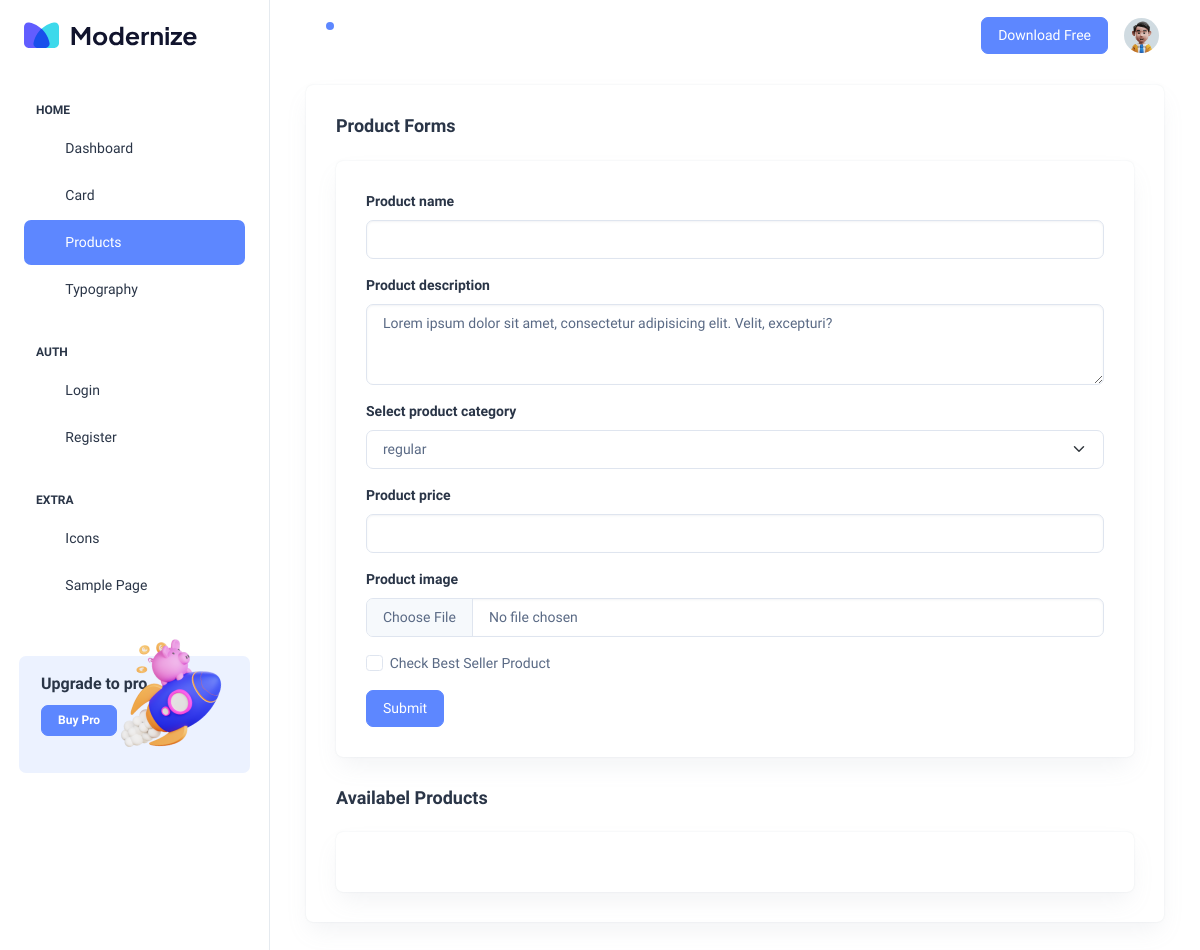
The page /dashboard/product/ on the database as committed earlier.
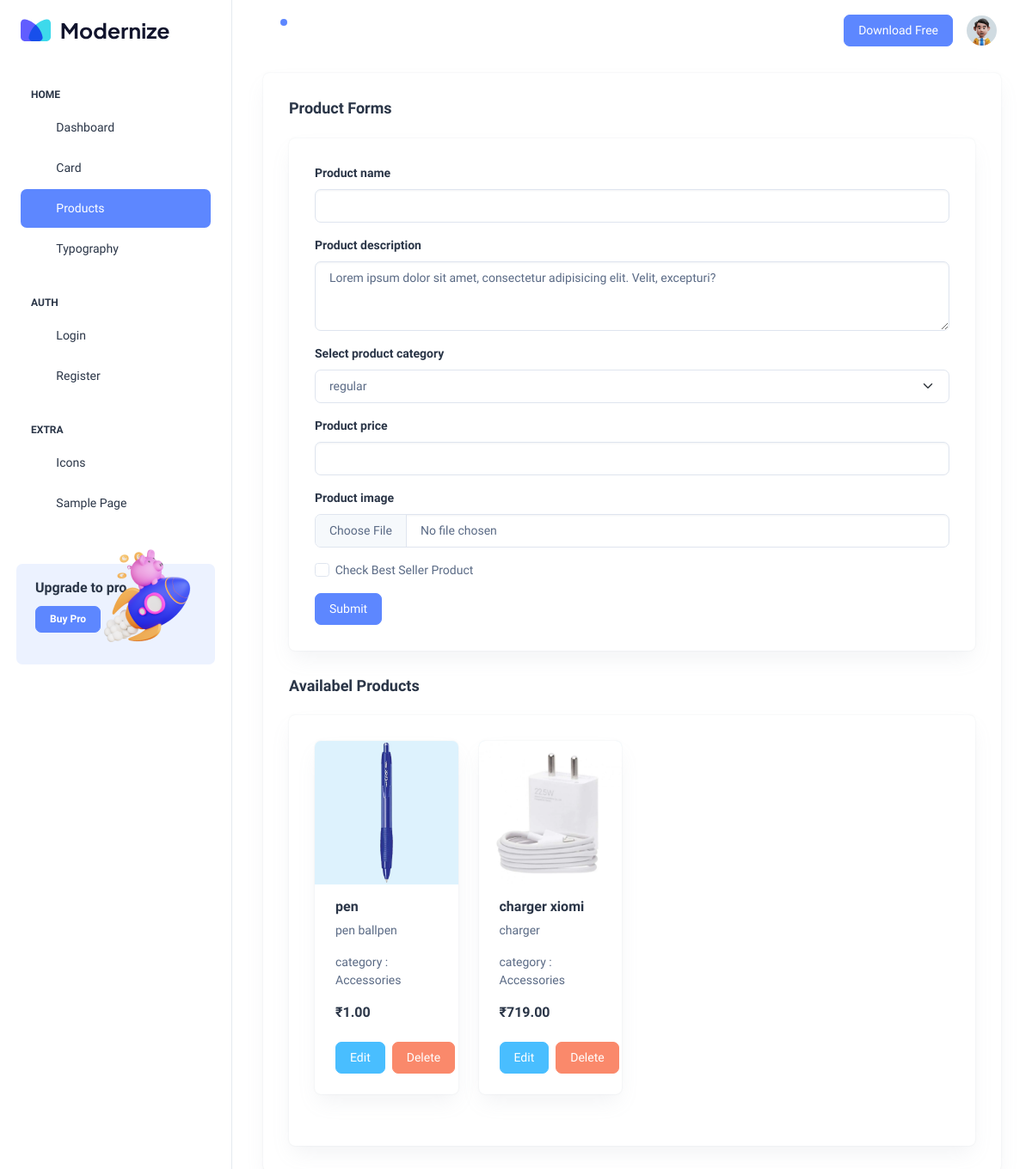
The same page on the database as committed later.
### app/models.py (models this page shows, shortened)
class Product(models.Model):
    category = models.ForeignKey(Category, on_delete=models.CASCADE)
    name = models.CharField(max_length=255, unique=True)
    description = models.TextField()
    bestSeller = models.BooleanField(default=False)
    price = models.DecimalField(max_digits=10, decimal_places=2)
    image = models.ImageField(upload_to='products/', null=True, blank=True)

class Category(models.Model):
    name = models.CharField(max_length=100)
    slug = models.SlugField(unique=True)
    icon_class = models.CharField(max_length=100, blank=True)
    def __str__(self):
        return self.name

### dashboard/views.py (the view, shortened to what this page needs)
# urls.py: path('product/', views.product, name='product'),
def product(request):
    queryset = Product.objects.all()
    context = {'products': queryset}
    return render(request, 'product.html', context)

### app/context_processors.py (called while the page is built)
def cart_items_count(request):
    if request.user.is_authenticated:
        cart_items_count = CartItem.objects.filter(cart__user=request.user).count()
    else:
        cart_items_count = 0
    return {'cart_items_count': cart_items_count}

def wishlist_items_count(request):
    if request.user.is_authenticated:
        wishlist_items_count = WishListItem.objects.filter(wishlist__user=request.user).count()
    else:
        wishlist_items_count = 0
    return {'wishlist_items_count': wishlist_items_count}

### dashboard/templates/product.html (shortened to what the changed rows need)
{% extends "admin_base.html" %} {% block body %} {% load static %}
<div class="body-wrapper">
  <div class="container-fluid">
    <div class="container-fluid">
      <div class="card">
        <div class="card-body">
          <h5 class="card-title fw-semibold mb-4">Product Forms</h5>
          <div class="card">
            <div class="card-body">
            </div>
          </div>
          <h5 class="card-title fw-semibold mb-4">Availabel Products</h5>
          <div class="card mb-0">
            <div class="card-body">
              <div class="row">
                {% if products %} {% for product in products %}
                <div class="col-sm-6 col-xl-3">
                  <div class="card overflow-hidden rounded-2">
                    <div class="position-relative" style="background:#DDF2FD">
                      <a href="javascript:void(0)"
                        ><img
                          src="/media/{{product.image}}"
                          class="card-img-top rounded-0"
                          alt="..."
                      /></a>
                    </div>
                    <div class="card-body pt-3 p-4">
                      <h6 class="fw-semibold fs-4">{{product.name}}</h6>
                      <p class="card-text">{{product.description}}</p>
                      <p class="card-text"> category : {{product.category}}</p>
                      <div
                        class="d-flex align-items-center justify-content-between"
                      >
                        <h6 class="fw-semibold fs-4 mb-0">
                          ₹{{product.price}}
                        </h6>
                        <ul
                          class="list-unstyled d-flex align-items-center mb-0"
                        >
                          <li>
                            <a class="me-1" href="javascript:void(0)"
                              ><i class="ti ti-star text-warning"></i
                            ></a>
                          </li>
                          <li>
                            <a class="me-1" href="javascript:void(0)"
                              ><i class="ti ti-star text-warning"></i
                            ></a>
                          </li>
                          <li>
                            <a class="me-1" href="javascript:void(0)"
                              ><i class="ti ti-star text-warning"></i
                            ></a>
                          </li>
                          <li>
                            <a class="me-1" href="javascript:void(0)"
                              ><i class="ti ti-star text-warning"></i
                            ></a>
                          </li>
                          <li>
                            <a class="" href="javascript:void(0)"
                              ><i class="ti ti-star text-warning"></i
                            ></a>
                          </li>
                        </ul>
                      </div>
                      <div class="d-flex justify-end gap-2 mt-4">
                        <a
                          href="/dashboard/update/{{product.id}}"
                          class="btn btn-secondary btn-md"
                          >Edit</a
                        >
                        <a
                          href="/dashboard/delete/{{product.id}}"
                          class="btn btn-danger btn-md"
                          >Delete</a
                        >
                      </div>
                    </div>
                  </div>
                </div>
                {% endfor %} {% endif %}
              </div>
            </div>
          </div>
        </div>
      </div>
    </div>
  </div>
</div>
{% endblock body %}

Rows that differ between the two databases and show on the page:
added Product: image (picture), name "pen", description "pen ballpen", category "Accessories", price "1.00"
added Product: image (picture), name "charger xiomi", description "charger", category "Accessories", price "719.00"
